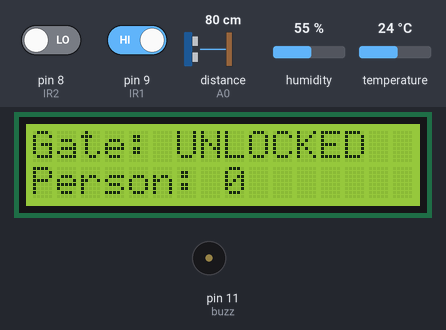
Bench run of a sketch on a simulated Arduino Uno, built with avr-gcc and run on an emulated ATmega328P. Shown: 16×2 character LCD, buzzer (waves = sounding, pin HIGH). The inputs (shaded band) are chosen by the test bench; at power-on: pin 8 (IR2) LOW, pin 9 (IR1) HIGH, distance to the obstacle (sensor on A0) 80 cm, humidity 55 %, temperature 24 °C. Pins used as bus, display or sensor lines are not drawn; what the sketch prints to the serial monitor is not drawn.

Above: at 0.5 s.
Timing chart, 0 to 2.0 s (numbered marks = the images above):
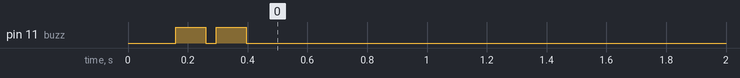

The sketch:

weatherMoni.ino
```cpp
#include <DHT.h>
#include <DHT_U.h>
#include <LiquidCrystal.h>
#include <Ultrasonic.h>

//----------------- Adjust alarm
#define T_MIN 15
#define T_MAX 35
#define H_MIN 30
#define H_MAX 75
#define S_MIN 20
#define S_MAX 100

#define servo 10
#define IR1 9
#define IR2 8
#define buzz 11
#define temp A3
#define mq2 A2
#define DHTPIN 12
#define DHTTYPE DHT11

DHT hum(DHTPIN, DHTTYPE);
LiquidCrystal lcd(2, 3, 4, 5, 6, 7);
Ultrasonic sonar(A1, A0, 11600);

int temp_val, smoke, hum_val, distance;
byte person;
bool gateStatus;

void setup() {
  Serial.begin(9600);
  lcd.begin(16, 2);
  hum.begin();

  pinMode(servo, OUTPUT);
  pinMode(buzz, OUTPUT);
  pinMode(IR1, INPUT);
  pinMode(IR2, INPUT);

  servo20();
  gateStatus = false;
  beep();
}

void loop() {
  readSensor();

  lcd.setCursor(0, 0);
  lcd.print((String)temp_val + (char)223 + "C  |  Hum:" + (String)hum_val + "%  ");
  lcd.setCursor(0, 1);
  lcd.print("CO:" + (String)smoke + " |  " + (String)distance + "cm  ");

  if(temp_val < T_MIN) beep();
  if(temp_val > T_MAX) beep();
  if(hum_val < H_MIN) beep();
  if(hum_val > H_MAX) beep();
  if(smoke < S_MIN) beep();
  if(smoke > S_MAX) beep();

  if(!digitalRead(IR1)) incPerson();
  if(!digitalRead(IR2)) decPerson();

  delay(100);
}

void readSensor(){
  temp_val = analogRead(temp);
  temp_val = temp_val * 0.4887;
  smoke = analogRead(mq2);

  hum_val = hum.readHumidity();
  distance = sonar.Ranging(CM);

  Serial.println("Temp: " + (String)temp_val + "C | "
                 "CO: " + (String)smoke + " | "
                 "Humidity: " + (String)hum_val + "% | "
                 "Distance: " + (String)distance + "cm | ");
}

void showCounter(){
  lcd.clear();
  lcd.setCursor(0, 0);
  lcd.print("Gate: ");
  if(!gateStatus) lcd.print("UNLOCKED");
  else lcd.print("LOCKED");

  lcd.setCursor(0, 1);
  lcd.print("Person: " + (String)person + "  ");
}

void incPerson(){
  showCounter();

  while(!digitalRead(IR1));
  while(digitalRead(IR2));

  while(!digitalRead(IR2));
  person++;
  if(person >= 30) {
    person = 30;
    servo90();
    gateStatus = true;
  }
  showCounter();
  delay(1000);
  lcd.clear();
}

void decPerson(){
  showCounter();

  while(!digitalRead(IR2));
  while(digitalRead(IR1));

  while(!digitalRead(IR1));
  if(person != 0) person--;
  if(person < 30) {
    servo20();
    gateStatus = false;
  }
  showCounter();
  delay(1000);
  lcd.clear();
}

void beep(){
  digitalWrite(buzz, 1);
  delay(100);
  digitalWrite(buzz, 0);
}

void servo90(){
  for(int x = 0; x < 50; x++){
    digitalWrite(servo, HIGH);
    delayMicroseconds(1600);
    digitalWrite(servo, LOW);
    delayMicroseconds(18400);
  }
}
void servo20(){
  for(int x = 0; x < 27; x++){
    digitalWrite(servo, HIGH);
    delayMicroseconds(750);
    digitalWrite(servo, LOW);
    delayMicroseconds(19250);
  }
}
```

Measured:
- by itself, pin 11 (buzz): HIGH → LOW at 0.26 s, → HIGH 0.04 s later, → LOW 0.10 s later
